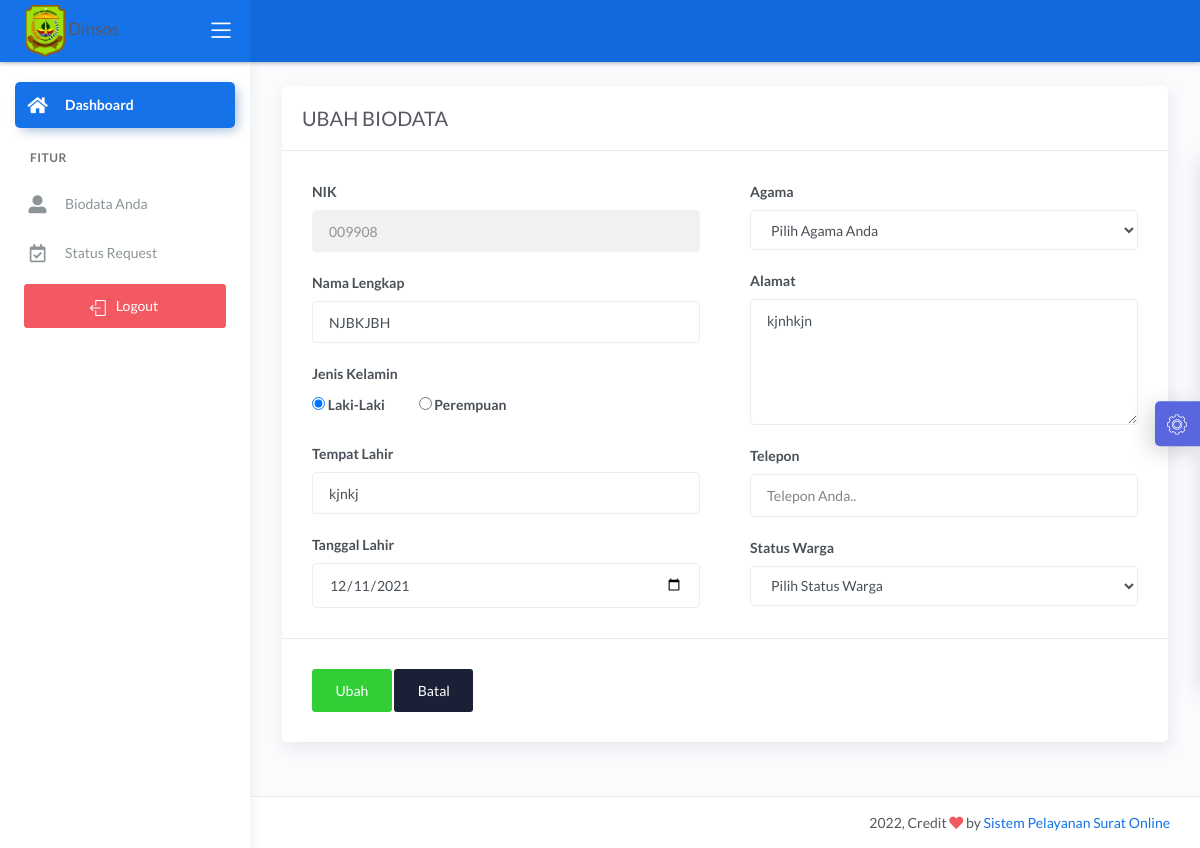
Page /demo1/main.php?halaman=ubah_pemohon&nik=009908 (signed in) on the committed database.
### tables this page shows
CREATE TABLE `data_user` (
  `nik` varchar(16) NOT NULL,
  `password` varchar(225) NOT NULL,
  `hak_akses` varchar(225) NOT NULL,
  `nama` varchar(30) NOT NULL,
  `tanggal_lahir` date NOT NULL,
  `tempat_lahir` varchar(30) NOT NULL,
  `jekel` varchar(20) NOT NULL,
  `agama` varchar(20) NOT NULL,
  `alamat` text NOT NULL,
  `telepon` varchar(13) NOT NULL,
  `status_warga` varchar(30) NOT NULL
);

### demo1/ubah_pemohon.php (the view, shortened to what this page needs)
<?php include '../konek.php';?>
<?php
	if(isset($_GET['nik'])){
		$tampil_nik = "SELECT * FROM data_user WHERE nik=$_SESSION[nik]";
		$query = mysqli_query($konek,$tampil_nik);
		$data = mysqli_fetch_array($query,MYSQLI_BOTH);
		$nik = $data['nik'];
		$nama = $data['nama'];
		$tempat = $data['tempat_lahir'];
		$tanggal = $data['tanggal_lahir'];
		$jekel = $data['jekel'];
		$alamat = $data['alamat'];
		$telepon = $data['telepon'];
	}
?>
<link href="css/sweetalert.css" rel="stylesheet" type="text/css">
<div class="page-inner">
					<div class="row">
						<div class="col-md-12">
						<form method="POST">
							<div class="card">
								<div class="card-header">
									<div class="card-title">UBAH BIODATA</div>
								</div>
								<div class="card-body">
									<div class="row">
											<div class="col-md-6 col-lg-6">
												<div class="form-group">
													<label>NIK</label>
													<input type="number" name="nik" class="form-control" placeholder="NIK Anda.." value="<?= $nik;?>" readonly>
												</div>
												<div class="form-group">
													<label>Nama Lengkap</label>
													<input type="text" name="nama" class="form-control" placeholder="Nama Lengkap Anda.." value="<?= $nama;?>">
												</div>
												<div class="form-check">
													<label>Jenis Kelamin</label><br/>
													<label class="form-radio-label">
														<input class="form-radio-input" type="radio" name="jekel" value="<?= $jekel?>"  checked="">
														<span class="form-radio-sign">Laki-Laki</span>
													</label>
													<label class="form-radio-label ml-3">
														<input class="form-radio-input" type="radio" name="jekel" value="<?= $jekel?>">
														<span class="form-radio-sign">Perempuan</span>
													</label>
												</div>
												<div class="form-group">
													<label>Tempat Lahir</label>
													<input type="text" name="tempat" class="form-control" value="<?= $tempat;?>" placeholder="Tempat Lahir Anda..">
												</div>
												<div class="form-group">
													<label>Tanggal Lahir</label>
													<input type="date" name="tgl" class="form-control" value="<?= $tanggal;?>">
												</div>
											</div>
											<div class="col-md-6 col-lg-6">
												<div class="form-group">
													<label>Agama</label>
													<select name="agama" class="form-control">
														<option value="">Pilih Agama Anda</option>
													</select>
												</div>
												<div class="form-group">
													<label for="comment">Alamat</label>
													<textarea class="form-control" name="alamat" rows="5"><?= $alamat?></textarea>
												</div>
												<div class="form-group">
													<label>Telepon</label>
													<input type="number" name="telepon" class="form-control" value="<?= $telepon?>" placeholder="Telepon Anda..">
												</div>
												<div class="form-group">
													<label>Status Warga</label>
													<select name="status_warga" class="form-control">
														<option disabled="" selected="">Pilih Status Warga</option>
													</select>
												</div>
											</div>
									</div>
								</div>
								<div class="card-action">
									<button name="ubah" class="btn btn-success">Ubah</button>
									<a href="?halaman=beranda" class="btn btn-default">Batal</a>
								</div>
							</div>
						</div>
					</div>
</div>

### rows in the picture
data_user: nik "009908", nama "NJBKJBH", tempat "kjnkj", tgl "12/11/2021", alamat "kjnhkjn"
